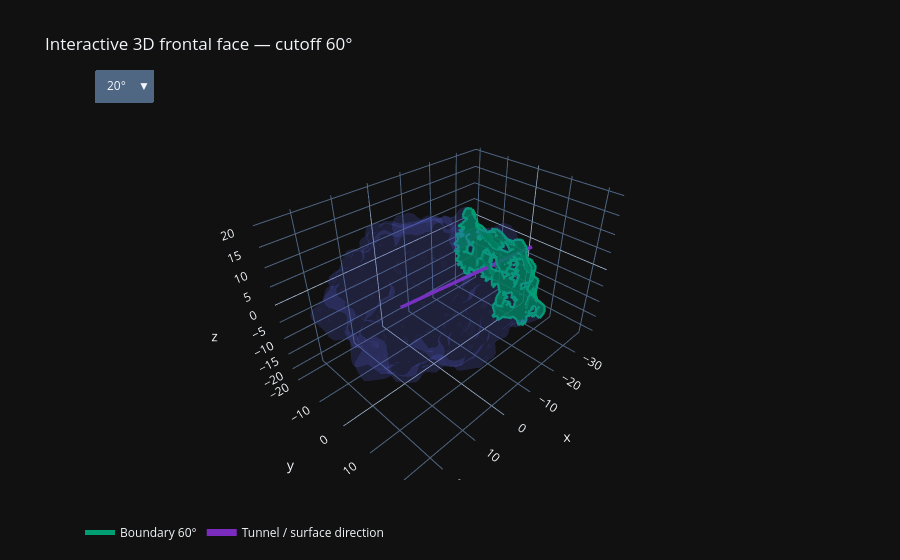

This figure's notebook cell:
### Markdown cell above
## Interactive 3D view — keep the protein freely rotatable

### Italiano

Questa è la vista che puoi muovere liberamente nello spazio.

Il menu permette di scegliere 20°, 40°, 60° o 80° senza ricostruire la figura. La proteina esclusa rimane semitrasparente; la regione selezionata usa lo stesso colore delle figure comparative.

Questa vista non sostituisce le viste frontale/laterale esatte: serve a capire meglio la topologia 3D, le cavità e il modo in cui la boundary gira attorno alla proteina.

### English

The protein remains freely rotatable. Use the dropdown to switch between the four angle hypotheses while preserving the same color coding used in the exact front/side comparisons.

### Code cell
def boundary_trace_for_edges(bedges, name, color):
    bx, by, bz = [], [], []

    for a, b in bedges:
        p0 = vertices[a]
        p1 = vertices[b]

        bx.extend([p0[0], p1[0], None])
        by.extend([p0[1], p1[1], None])
        bz.extend([p0[2], p1[2], None])

    return go.Scatter3d(
        x=bx,
        y=by,
        z=bz,
        mode="lines",
        name=name,
        line=dict(
            width=5,
            color=color,
        ),
    )


fig = go.Figure()

# Background molecular surface.
background = subset_mesh_trace(
    vertices,
    faces,
    np.ones(len(faces), dtype=bool),
    "Complete molecular surface",
    opacity=0.12,
)

if background is not None:
    fig.add_trace(background)

trace_groups = []

for angle_deg in ANGLE_CUTOFFS_DEG:
    result = ANGLE_RESULTS[angle_deg]
    color = ANGLE_COLORS[angle_deg]

    mesh = go.Mesh3d(
        x=vertices[:, 0],
        y=vertices[:, 1],
        z=vertices[:, 2],
        i=faces[result["mask"], 0],
        j=faces[result["mask"], 1],
        k=faces[result["mask"], 2],
        name=f"Frontal face ≤ {angle_deg:.0f}°",
        opacity=0.82,
        color=color,
        flatshading=True,
        visible=(angle_deg == FRONTAL_ANGLE_DEG),
    )

    boundary = boundary_trace_for_edges(
        result["boundary_edges"],
        f"Boundary {angle_deg:.0f}°",
        color,
    )
    boundary.visible = (
        angle_deg == FRONTAL_ANGLE_DEG
    )

    fig.add_trace(mesh)
    fig.add_trace(boundary)

    trace_groups.append(
        (angle_deg, len(fig.data) - 2, len(fig.data) - 1)
    )


# Tunnel / substrate direction.
axis_extent = (
    np.max(
        np.linalg.norm(
            vertices,
            axis=1,
        )
    )
    * 1.25
)

axis_start = -0.25 * axis_extent * v
axis_end = axis_extent * v

fig.add_trace(
    go.Scatter3d(
        x=[
            axis_start[0],
            axis_end[0],
        ],
        y=[
            axis_start[1],
            axis_end[1],
        ],
        z=[
            axis_start[2],
            axis_end[2],
        ],
        mode="lines",
        name="Tunnel / surface direction",
        line=dict(
            width=7,
            color="#7B2CBF",
        ),
    )
)

direction_trace_index = len(fig.data) - 1
background_trace_index = 0


buttons = []

for angle_deg, mesh_index, boundary_index in trace_groups:
    visibility_flags = [
        False
    ] * len(fig.data)

    visibility_flags[
        background_trace_index
    ] = True

    visibility_flags[
        mesh_index
    ] = True

    visibility_flags[
        boundary_index
    ] = True

    visibility_flags[
        direction_trace_index
    ] = True

    buttons.append(
        dict(
            label=f"{angle_deg:.0f}°",
            method="update",
            args=[
                {
                    "visible": visibility_flags
                },
                {
                    "title":
                    f"Interactive 3D frontal face — cutoff {angle_deg:.0f}°"
                },
            ],
        )
    )


fig.update_layout(
    title=(
        f"Interactive 3D frontal face — cutoff "
        f"{FRONTAL_ANGLE_DEG:.0f}°"
    ),
    scene=dict(
        aspectmode="data",
    ),
    updatemenus=[
        dict(
            type="dropdown",
            buttons=buttons,
            direction="down",
            x=0.02,
            y=1.08,
            xanchor="left",
            yanchor="top",
        )
    ],
    legend=dict(
        orientation="h"
    ),
)

save_plotly_figure(
    fig,
    f"03_interactive_3D_angle_default_{FRONTAL_ANGLE_DEG:.0f}deg",
)
fig.show()

### Figure 1 — Plotly figure (JSON) as saved in the notebook; plotly's stock layout.template omitted (floating-point values rounded to 4 significant figures; data arrays with more than 128 entries replaced by an {"elided": "..."} marker saying what was removed)
{"data": [{"flatshading": true, "i": {"elided": "19466 int values"}, "j": {"elided": "19466 int values"}, "k": {"elided": "19466 int values"}, "name": "Complete molecular surface", "opacity": 0.12, "x": {"elided": "9735 float values"}, "y": {"elided": "9735 float values"}, "z": {"elided": "9735 float values"}, "type": "mesh3d"}, {"color": "#E69F00", "flatshading": true, "i": [6593, 6593, 498, 6593], "j": [6594, 6595, 6591, 6591], "k": [6595, 498, 6593, 6590], "name": "Frontal face ≤ 20°", "opacity": 0.82, "visible": false, "x": {"elided": "9735 float values"}, "y": {"elided": "9735 float values"}, "z": {"elided": "9735 float values"}, "type": "mesh3d"}, {"line": {"color": "#E69F00", "width": 5}, "mode": "lines", "name": "Boundary 20°", "visible": false, "x": [-19.23, -18.99, null, -19.01, -19.28, null, -19.28, -19.02, null, -19.36, -19.02, null, -19.36, -18.99, null, -19.23, -19.01, null], "y": [2.655, 1.837, null, 2.017, 2.849, null, 2.849, 2.112, null, 1.236, 2.112, null, 1.236, 1.837, null, 2.655, 2.017, null], "z": [-1.454, -1.997, null, -2.093, -1.655, null, -1.655, -2.218, null, -2.539, -2.218, null, -2.539, -1.997, null, -1.454, -2.093, null], "type": "scatter3d"}, {"color": "#56B4E9", "flatshading": true, "i": [6542, 254, 473, 473, 6580, 475, 6582, 478, 479, 481, 6584, 484, 6586, 254, 6587, 6580, 6582, 479, 6584, 9068, 9068, 9067, 6586, 484, 490, 492, 492, 9069, 6588, 255, 255, 254, 254, 473, 480], "j": [6543, 6543, 252, 475, 475, 478, 478, 481, 481, 484, 484, 255, 255, 252, 255, 472, 6581, 6583, 480, 6585, 9151, 9151, 9151, 9151, 9068, 9068, 9067, 9067, 492, 484, 481, 481, 478, 478, 783], "k": [254, 255, 254, 6580, 6581, 6582, 6583, 479, 480, 6584, 6585, 6586, 6587, 6542, 6543, 473, 475, 478, 481, 9151, 9067, 6586, 484, 6585, 492, 9067, 9069, 491, 9069, 481, 254, 478, 473, 475, 479], "name": "Frontal face ≤ 40°", "opacity": 0.82, "visible": false, "x": {"elided": "9735 float values"}, "y": {"elided": "9735 float values"}, "z": {"elided": "9735 float values"}, "type": "mesh3d"}, {"line": {"color": "#56B4E9", "width": 5}, "mode": "lines", "name": "Boundary 40°", "visible": false, "x": [-19.04, -19.0, null, -19.57, -18.93, null, -19.67, -18.93, null, -19.43, -19.43, null, -19.26, -19.2, null, -18.8, -18.62, null, -18.72, -18.93, null, -18.9, -18.44, null, -19.11, -19.14, null, -19.06, -19.14, null, -19.57, -19.04, null, -19.0, -18.93, null, -19.67, -19.43, null, -19.43, -19.26, null, -19.11, -19.2, null, -19.06, -18.8, null, -18.62, -18.38, null, -18.72, -18.4, null, -18.9, -18.38, null, -18.64, -18.4, null, -18.64, -18.48, null, -18.44, -19.1, null, -19.1, -18.48, null], "y": [0.89, 0.926, null, 0.772, -0.473, null, 0.432, -0.473, null, -0.826, -0.946, null, -1.639, -1.586, null, -0.802, -0.461, null, 1.074, 0.954, null, 0.331, 1.423, null, -1.459, -1.459, null, -1.363, -1.459, null, 0.772, 0.89, null, 0.926, 0.954, null, 0.432, -0.826, null, -0.946, -1.639, null, -1.459, -1.586, null, -1.363, -0.802, null, -0.461, 0.748, null, 1.074, 1.614, null, 0.331, 0.748, null, 1.88, 1.614, null, 1.88, 1.679, null, 1.423, 2.529, null, 2.529, 1.679, null], "z": [1.551, 1.462, null, 2.128, 1.494, null, 2.386, 1.494, null, 2.391, 2.349, null, 1.079, 0.815, null, -0.193, -0.343, null, 1.025, 1.327, null, -1.468, -0.862, null, 0.113, 0.007, null, 0.008, 0.007, null, 2.128, 1.551, null, 1.462, 1.327, null, 2.386, 2.391, null, 2.349, 1.079, null, 0.113, 0.815, null, 0.008, -0.193, null, -0.343, -1.058, null, 1.025, -0.251, null, -1.468, -1.058, null, -0.18, -0.251, null, -0.18, -0.523, null, -0.862, -1.198, null, -1.198, -0.523, null], "type": "scatter3d"}, {"color": "#009E73", "flatshading": true, "i": {"elided": "1512 int values"}, "j": {"elided": "1512 int values"}, "k": {"elided": "1512 int values"}, "name": "Frontal face ≤ 60°", "opacity": 0.82, "visible": true, "x": {"elided": "9735 float values"}, "y": {"elided": "9735 float values"}, "z": {"elided": "9735 float values"}, "type": "mesh3d"}, {"line": {"color": "#009E73", "width": 5}, "mode": "lines", "name": "Boundary 60°", "visible": true, "x": {"elided": "1794 float values"}, "y": {"elided": "1794 float values"}, "z": {"elided": "1794 float values"}, "type": "scatter3d"}, {"color": "#CC79A7", "flatshading": true, "i": {"elided": "3392 int values"}, "j": {"elided": "3392 int values"}, "k": {"elided": "3392 int values"}, "name": "Frontal face ≤ 80°", "opacity": 0.82, "visible": false, "x": {"elided": "9735 float values"}, "y": {"elided": "9735 float values"}, "z": {"elided": "9735 float values"}, "type": "mesh3d"}, {"line": {"color": "#CC79A7", "width": 5}, "mode": "lines", "name": "Boundary 80°", "visible": false, "x": {"elided": "2598 float values"}, "y": {"elided": "2598 float values"}, "z": {"elided": "2598 float values"}, "type": "scatter3d"}, {"line": {"color": "#7B2CBF", "width": 7}, "mode": "lines", "name": "Tunnel / surface direction", "x": [9.019, -36.07], "y": [-0.5459, 2.184], "z": [0.3255, -1.302], "type": "scatter3d"}], "layout": {"scene": {"aspectmode": "data"}, "legend": {"orientation": "h"}, "title": {"text": "Interactive 3D frontal face — cutoff 60°"}, "updatemenus": [{"buttons": [{"args": [{"visible": [true, true, true, false, false, false, false, false, false, true]}, {"title": "Interactive 3D frontal face — cutoff 20°"}], "label": "20°", "method": "update"}, {"args": [{"visible": [true, false, false, true, true, false, false, false, false, true]}, {"title": "Interactive 3D frontal face — cutoff 40°"}], "label": "40°", "method": "update"}, {"args": [{"visible": [true, false, false, false, false, true, true, false, false, true]}, {"title": "Interactive 3D frontal face — cutoff 60°"}], "label": "60°", "method": "update"}, {"args": [{"visible": [true, false, false, false, false, false, false, true, true, true]}, {"title": "Interactive 3D frontal face — cutoff 80°"}], "label": "80°", "method": "update"}], "direction": "down", "type": "dropdown", "x": 0.02, "xanchor": "left", "y": 1.08, "yanchor": "top"}]}}
